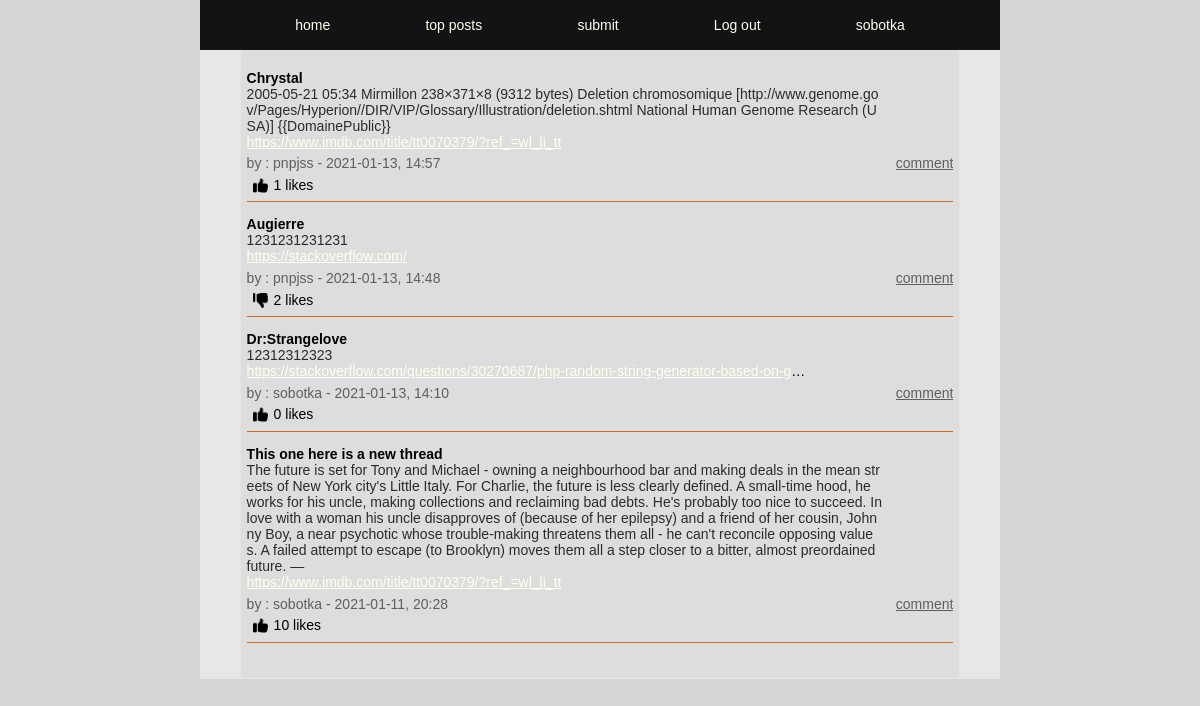
The app's page /index.php (signed in) with its own data.
### tables this page shows
CREATE TABLE posts (
id INTEGER PRIMARY KEY AUTOINCREMENT,
title TEXT,
user_id INTEGER,
url TEXT,
description TEXT,
post_date DATETIME);

CREATE TABLE users (
id INTEGER PRIMARY KEY AUTOINCREMENT,
username TEXT NOT NULL UNIQUE,
email TEXT NOT NULL UNIQUE,
firstname TEXT NOT NULL,
lastname TEXT NOT NULL,
passwd TEXT NOT NULL, 
biography TEXT, 
avatar TEXT);

### app/functions.php (called while the page is built, shortened)
<?php
function getLikes($pdo, $postId)
{
    $query = "SELECT COUNT(*) FROM upvotes WHERE post_id = :post_id";
    $statement = $pdo->prepare($query);
    $statement->bindParam(':post_id', $postId, PDO::PARAM_STR);
    $statement->execute();
    $likeCount = $statement->fetch(PDO::FETCH_ASSOC);
    return $likeCount;
}
function likeCheck($pdo, $likePostId, $userId)
{
    $query = "SELECT COUNT(*) FROM upvotes WHERE post_id = :post_id AND user_id = :user_id";
    $statement = $pdo->prepare($query);
    $statement->bindParam(':post_id', $likePostId, PDO::PARAM_STR);
    $statement->bindParam(':user_id', $userId, PDO::PARAM_STR);
    $statement->execute();
    $likeCheck = $statement->fetch(PDO::FETCH_ASSOC);
    if ($likeCheck['COUNT(*)'] > 0) {
        $likeCheck = $likeCheck['COUNT(*)'];
        return $likeCheck;
    }
}

### index.php (the view, shortened to what this page needs)
<?php
require __DIR__ . ('/app/views/header.php');
require __DIR__ . ('/app/autoload.php');
require __DIR__ . ('/app/views/nav.php');
if (isset($_GET['top-posts'])) {
    $posts = getMostLiked($pdo);
} else {
    $statement = $pdo->query('SELECT posts.*, users.username FROM users INNER JOIN posts ON posts.user_id = users.id ORDER BY post_date DESC');
    $posts = $statement->fetchAll(PDO::FETCH_ASSOC);
}
if (isset($_SESSION['user'])) {
    $userId = $_SESSION['user']['id'];
}
?>
<main>
    <section>
        <article class="index-container">
            <?php foreach ($posts as $post) : ?>
                <?php $postId = $post['id']; ?>
                <?php $likeCount = getLikes($pdo, $postId); ?>
                <?php if (isset($userId)) : ?>
                    <?php $likeCheck = likeCheck($pdo, $postId, $userId); ?>
                <?php endif; ?>
                <div class="index-title">
                    <h4> <?= $post['title']; ?> </h4>
                </div>
                <div class="index-description">
                    <p><?= $post['description'] ?></p>
                </div>
                <div class="index-url">
                    <a href="<?= $post['url']; ?>"><?= $post['url']; ?></a>
                </div>
                <div class="index-poster-info">
                    <p><?= "by : " . $post['username'] . " - " . $post['post_date']; ?></p>
                    <a href="comments.php?id=<?= $post['id'] ?>&title=<?= $post['title'] ?>">comment</a>
                </div>
                <div class="index-poster-likes">
                    <?php if (isset($_SESSION['user'])) : ?>
                        <?php if (isset($likeCheck)) : ?>
                            <form action="/app/posts/dislike.php" method="post">
                                <button type="submit"><img src="/app/images/dislike.png" height="15px" width="15px" alt=""></button>
                            </form>
                        <?php elseif (!$likeCheck) : ?>
                            <form action="/app/posts/like.php" method="post">
                                <button type="submit"><img src="/app/images/likes.png" height=15px width="15px" alt=""></button>
                            </form>
                        <?php endif; ?>
                    <?php endif; ?>
                    <?= $likeCount['COUNT(*)'] . ' likes ' ?>
                </div>
            <?php endforeach; ?>
        </article>
    </section>
</main>

### app/views/header.php (shortened to what this page needs)
<!DOCTYPE html>
<html lang="en">
<head>
    <link rel="stylesheet" href="/app/assets/style.css">
    <link rel="stylesheet" href="/app/assets/login.css">
    <link rel="stylesheet" href="/app/assets/settings.css">
    <link rel="stylesheet" href="/app/assets/index.css">
    <link rel="stylesheet" href="/app/assets/comments.css">
    <link rel="stylesheet" href="/app/assets/comment-edit.css">
    <link rel="stylesheet" href="/app/assets/submit.css">
    <link rel="stylesheet" href="/app/assets/register.css">
    <link rel="stylesheet" href="/app/assets/nav.css">
</head>
<body>

### app/views/nav.php (shortened to what this page needs)
<nav>
    <ul>
        <li><a href="/../../index.php?latest">home</a></li>
        <li><a href="/../../index.php?top-posts">top posts</a></li>
        <li><a href="/../../submit.php">submit</a></li>
        <?php if (isset($_SESSION['user'])) : ?>
            <li><a href="/app/users/logout.php"> Log out</a> </li>
        <?php endif; ?>
        <?php if (isset($_SESSION['user'])) : ?>
            <li><a href="<?= '/../../settings.php?user=' . $_SESSION['user']['username'];  ?>"><?= $_SESSION['user']['username'] ?></a></li>
        <?php endif; ?>
    </ul>
</nav>

### app/assets/style.css (style rules this page uses)
* { box-sizing: border-box; margin: 0; font-family: Verdana, Geneva, Tahoma, sans-serif, Arial, Teko-regular; font-size: 14px; }
body { width: 100%; display: flex; justify-content: center; min-height: 100vh; width: 100%; position: absolute; margin-left: auto; margin-right: auto; background-color: rgb(214, 214, 214); }
a { color :ivory; }
main { display: flex; justify-content: center; height: 100%; width: 100%; background-color: #4e463a; max-width: 800px; }
section { display: flex; justify-content: center; width: 100% ; max-width: 800px; min-height:100% ; margin-top: 50px; background-color: rgb(231, 231, 231); flex-wrap: wrap; }

### app/assets/index.css (style rules this page uses)
.index-container { display: flex; width: 90%; height:auto; flex-wrap: wrap; background-color: rgb(221, 221, 221); border: 1px solid rgb(228, 228, 228); border-top: none; padding: 0.4rem ; padding-bottom: 2.5rem; }
.index-title { height : auto; width: 100%; margin-top: 1rem; }
.index-description { height : auto; word-break: break-all; width:90%; font-size: 16px; color: rgb(43, 43, 43); }
.index-url { width: 80%; overflow: hidden; text-overflow: ellipsis; white-space: nowrap; }
.index-poster-info { padding:0.4rem 0 0.4rem; display: flex; justify-content: space-between; height: auto; width: 100%; font-size: 14px; color: rgb(95, 95, 95); }
.index-poster-info a { color: rgb(95, 95, 95); overflow: hidden; text-overflow: ellipsis; white-space: nowrap; }
.index-poster-likes { display: flex; justify-content: flex-start; width: 100%; background-color: rgb(221, 221, 221); border: none; border-bottom: solid 1px chocolate; }
.index-poster-likes button { border: none; background-color: rgb(221, 221, 221); padding-bottom: 0.4rem; }

### app/assets/nav.css (style rules this page uses)
nav { display: flex; justify-content: space-evenly; align-items: center; background-color:#131313; color: ivory; width:100%; height: 50px; position: fixed; max-width: 800px; }
ul { display: flex; justify-content:space-evenly ; align-items: center; width: 100%; padding: 0; list-style: none; position: absolute; }
li { display: inline-block; cursor: pointer; }
nav a { text-decoration: none; }

### records on screen
posts: title "Chrystal", description "2005-05-21 05:34 Mirmillon 238×371×8 (9312 bytes) Deletion chromosomique [http://www.genome.gov/Pages/Hyperion//DIR/VIP/Glossary/Illustration/deletion.shtml National Human Genome Research (USA)] {{DomainePublic}}", url "https://www.imdb.com/title/tt0070379/?ref_=wl_li_tt", user.username "pnpjss", post_date "2021-01-13, 14:57", COUNT "1"
posts: title "Augierre", description "1231231231231", url "https://stackoverflow.com/", user.username "pnpjss", post_date "2021-01-13, 14:48", COUNT "2"
posts: title "Dr:Strangelove", description "12312312323", url "https://stackoverflow.com/questions/30270687/php-random-string-generator-based-on-g…", user.username "sobotka", post_date "2021-01-13, 14:10", COUNT "0"
posts: title "This one here is a new thread", description "The future is set for Tony and Michael - owning a neighbourhood bar and making deals in the mean streets of New York city's Little Italy. For Charlie, the future is less clearly defined. A small-time hood, he works for his uncle, making collections and reclaiming bad debts. He's probably too nice to succeed. In love with a woman his uncle disapproves of (because of her epilepsy) and a friend of her cousin, Johnny Boy, a near psychotic whose trouble-making threatens them all - he can't reconcile opposing values. A failed attempt to escape (to Brooklyn) moves them all a step closer to a bitter, almost preordained future. —", url "https://www.imdb.com/title/tt0070379/?ref_=wl_li_tt", user.username "sobotka", post_date "2021-01-11, 20:28", COUNT "10"

### other values on screen
$_SESSION['user']['username'] "sobotka"
